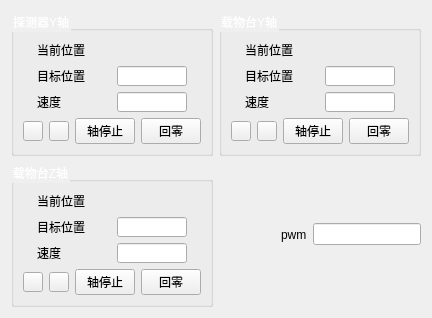
   <widget class="QWidget" name="tab_4">
    <attribute name="title">
     <string>DR</string>
    </attribute>
    <layout class="QGridLayout" name="gridLayout_15">
     <item row="0" column="0">
      <widget class="QGroupBox" name="groupBox_11">
       <property name="styleSheet">
        <string notr="true">QGroupBox::title{
 color: rgb(255, 255, 255);
}</string>
       </property>
       <property name="title">
        <string>探测器Y轴</string>
       </property>
       <layout class="QGridLayout" name="gridLayout_14">
        <item row="0" column="0" colspan="4">
         <layout class="QHBoxLayout" name="horizontalLayout_44">
          <item>
           <widget class="QLabel" name="lb_axisNo4_14">
            <property name="minimumSize">
             <size>
              <width>60</width>
              <height>0</height>
             </size>
            </property>
            <property name="maximumSize">
             <size>
              <width>60</width>
              <height>16777215</height>
             </size>
            </property>
            <property name="text">
             <string>当前位置</string>
            </property>
           </widget>
          </item>
          <item>
           <widget class="QLabel" name="label_10">
            <property name="minimumSize">
             <size>
              <width>70</width>
              <height>20</height>
             </size>
            </property>
            <property name="maximumSize">
             <size>
              <width>70</width>
              <height>20</height>
             </size>
            </property>
            <property name="text">
             <string/>
            </property>
           </widget>
          </item>
         </layout>
        </item>
        <item row="1" column="0" colspan="4">
         <layout class="QHBoxLayout" name="horizontalLayout_45">
          <item>
           <widget class="QLabel" name="lb_pos4_23">
            <property name="minimumSize">
             <size>
              <width>60</width>
              <height>0</height>
             </size>
            </property>
            <property name="maximumSize">
             <size>
              <width>60</width>
              <height>16777215</height>
             </size>
            </property>
            <property name="text">
             <string>目标位置</string>
            </property>
           </widget>
          </item>
          <item>
           <widget class="QLineEdit" name="edit_pos9">
            <property name="minimumSize">
             <size>
              <width>70</width>
              <height>20</height>
             </size>
            </property>
            <property name="maximumSize">
             <size>
              <width>70</width>
              <height>20</height>
             </size>
            </property>
           </widget>
          </item>
         </layout>
        </item>
        <item row="2" column="0" colspan="4">
         <layout class="QHBoxLayout" name="horizontalLayout_46">
          <item>
           <widget class="QLabel" name="lb_pos4_24">
            <property name="minimumSize">
             <size>
              <width>60</width>
              <height>0</height>
             </size>
            </property>
            <property name="maximumSize">
             <size>
              <width>60</width>
              <height>16777215</height>
             </size>
            </property>
            <property name="text">
             <string>速度</string>
            </property>
           </widget>
          </item>
          <item>
           <widget class="QLineEdit" name="speed9">
            <property name="minimumSize">
             <size>
              <width>70</width>
              <height>20</height>
             </size>
            </property>
            <property name="maximumSize">
             <size>
              <width>70</width>
              <height>20</height>
             </size>
            </property>
            <property name="text">
             <string/>
            </property>
           </widget>
          </item>
         </layout>
        </item>
        <item row="3" column="0">
         <widget class="QPushButton" name="btn_left9">
          <property name="minimumSize">
           <size>
            <width>20</width>
            <height>20</height>
           </size>
          </property>
          <property name="maximumSize">
           <size>
            <width>20</width>
            <height>20</height>
           </size>
          </property>
          <property name="text">
           <string/>
          </property>
          <property name="icon">
           <iconset resource="../../Img.qrc">
            <normaloff>:/Resources/img/left.png</normaloff>:/Resources/img/left.png</iconset>
          </property>
         </widget>
        </item>
        <item row="3" column="1">
         <widget class="QPushButton" name="btn_right9">
          <property name="minimumSize">
           <size>
            <width>20</width>
            <height>20</height>
           </size>
          </property>
          <property name="maximumSize">
           <size>
            <width>20</width>
            <height>20</height>
           </size>
          </property>
          <property name="text">
           <string/>
          </property>
          <property name="icon">
           <iconset resource="../../Img.qrc">
            <normaloff>:/Resources/img/right.png</normaloff>:/Resources/img/right.png</iconset>
          </property>
         </widget>
        </item>
        <item row="3" column="2">
         <widget class="QPushButton" name="btn_stop9">
          <property name="minimumSize">
           <size>
            <width>60</width>
            <height>0</height>
           </size>
          </property>
          <property name="maximumSize">
           <size>
            <width>60</width>
            <height>16777215</height>
           </size>
          </property>
          <property name="text">
           <string>轴停止</string>
          </property>
         </widget>
        </item>
        <item row="3" column="3">
         <widget class="QPushButton" name="home9">
          <property name="minimumSize">
           <size>
            <width>60</width>
            <height>0</height>
           </size>
          </property>
          <property name="maximumSize">
           <size>
            <width>60</width>
            <height>16777215</height>
           </size>
          </property>
          <property name="text">
           <string>回零</string>
          </property>
         </widget>
        </item>
       </layout>
      </widget>
     </item>
     <item row="0" column="1">
      <widget class="QGroupBox" name="groupBox_10">
       <property name="styleSheet">
        <string notr="true">QGroupBox::title{
 color: rgb(255, 255, 255);
}</string>
       </property>
       <property name="title">
        <string>载物台Y轴</string>
       </property>
       <layout class="QGridLayout" name="gridLayout_13">
        <item row="0" column="0" colspan="4">
         <layout class="QHBoxLayout" name="horizontalLayout_41">
          <item>
           <widget class="QLabel" name="lb_axisNo4_13">
            <property name="minimumSize">
             <size>
              <width>60</width>
              <height>0</height>
             </size>
            </property>
            <property name="maximumSize">
             <size>
              <width>60</width>
              <height>16777215</height>
             </size>
            </property>
            <property name="text">
             <string>当前位置</string>
            </property>
           </widget>
          </item>
          <item>
           <widget class="QLabel" name="label_11">
            <property name="minimumSize">
             <size>
              <width>70</width>
              <height>20</height>
             </size>
            </property>
            <property name="maximumSize">
             <size>
              <width>70</width>
              <height>20</height>
             </size>
            </property>
            <property name="text">
             <string/>
            </property>
           </widget>
          </item>
         </layout>
        </item>
        <item row="1" column="0" colspan="4">
         <layout class="QHBoxLayout" name="horizontalLayout_42">
          <item>
           <widget class="QLabel" name="lb_pos4_21">
            <property name="minimumSize">
             <size>
              <width>60</width>
              <height>0</height>
             </size>
            </property>
            <property name="maximumSize">
             <size>
              <width>60</width>
              <height>16777215</height>
             </size>
            </property>
            <property name="text">
             <string>目标位置</string>
            </property>
           </widget>
          </item>
          <item>
           <widget class="QLineEdit" name="edit_pos10">
            <property name="minimumSize">
             <size>
              <width>70</width>
              <height>20</height>
             </size>
            </property>
            <property name="maximumSize">
             <size>
              <width>70</width>
              <height>20</height>
             </size>
            </property>
           </widget>
          </item>
         </layout>
        </item>
        <item row="2" column="0" colspan="4">
         <layout class="QHBoxLayout" name="horizontalLayout_43">
          <item>
           <widget class="QLabel" name="lb_pos4_22">
            <property name="minimumSize">
             <size>
              <width>60</width>
              <height>0</height>
             </size>
            </property>
            <property name="maximumSize">
             <size>
              <width>60</width>
              <height>16777215</height>
             </size>
            </property>
            <property name="text">
             <string>速度</string>
            </property>
           </widget>
          </item>
          <item>
           <widget class="QLineEdit" name="speed10">
            <property name="minimumSize">
             <size>
              <width>70</width>
              <height>20</height>
             </size>
            </property>
            <property name="maximumSize">
             <size>
              <width>70</width>
              <height>20</height>
             </size>
            </property>
            <property name="text">
             <string/>
            </property>
           </widget>
          </item>
         </layout>
        </item>
        <item row="3" column="0">
         <widget class="QPushButton" name="btn_left10">
          <property name="minimumSize">
           <size>
            <width>20</width>
            <height>20</height>
           </size>
          </property>
          <property name="maximumSize">
           <size>
            <width>20</width>
            <height>20</height>
           </size>
          </property>
          <property name="text">
           <string/>
          </property>
          <property name="icon">
           <iconset resource="../../Img.qrc">
            <normaloff>:/Resources/img/left.png</normaloff>:/Resources/img/left.png</iconset>
          </property>
         </widget>
        </item>
        <item row="3" column="1">
         <widget class="QPushButton" name="btn_right10">
          <property name="minimumSize">
           <size>
            <width>20</width>
            <height>20</height>
           </size>
          </property>
          <property name="maximumSize">
           <size>
            <width>20</width>
            <height>20</height>
           </size>
          </property>
          <property name="text">
           <string/>
          </property>
          <property name="icon">
           <iconset resource="../../Img.qrc">
            <normaloff>:/Resources/img/right.png</normaloff>:/Resources/img/right.png</iconset>
          </property>
         </widget>
        </item>
        <item row="3" column="2">
         <widget class="QPushButton" name="btn_stop10">
          <property name="minimumSize">
           <size>
            <width>60</width>
            <height>0</height>
           </size>
          </property>
          <property name="maximumSize">
           <size>
            <width>60</width>
            <height>16777215</height>
           </size>
          </property>
          <property name="text">
           <string>轴停止</string>
          </property>
         </widget>
        </item>
        <item row="3" column="3">
         <widget class="QPushButton" name="home10">
          <property name="minimumSize">
           <size>
            <width>60</width>
            <height>0</height>
           </size>
          </property>
          <property name="maximumSize">
           <size>
            <width>60</width>
            <height>16777215</height>
           </size>
          </property>
          <property name="text">
           <string>回零</string>
          </property>
         </widget>
        </item>
       </layout>
      </widget>
     </item>
     <item row="1" column="0">
      <widget class="QGroupBox" name="groupBox_9">
       <property name="styleSheet">
        <string notr="true">QGroupBox::title{
 color: rgb(255, 255, 255);
}</string>
       </property>
       <property name="title">
        <string>载物台Z轴</string>
       </property>
       <layout class="QGridLayout" name="gridLayout_12">
        <item row="0" column="0" colspan="4">
         <layout class="QHBoxLayout" name="horizontalLayout_38">
          <item>
           <widget class="QLabel" name="lb_axisNo4_12">
            <property name="minimumSize">
             <size>
              <width>60</width>
              <height>0</height>
             </size>
            </property>
            <property name="maximumSize">
             <size>
              <width>60</width>
              <height>16777215</height>
             </size>
            </property>
            <property name="text">
             <string>当前位置</string>
            </property>
           </widget>
          </item>
          <item>
           <widget class="QLabel" name="label_12">
            <property name="minimumSize">
             <size>
              <width>70</width>
              <height>20</height>
             </size>
            </property>
            <property name="maximumSize">
             <size>
              <width>70</width>
              <height>20</height>
             </size>
            </property>
            <property name="text">
             <string/>
            </property>
           </widget>
          </item>
         </layout>
        </item>
        <item row="1" column="0" colspan="4">
         <layout class="QHBoxLayout" name="horizontalLayout_39">
          <item>
           <widget class="QLabel" name="lb_pos4_19">
            <property name="minimumSize">
             <size>
              <width>60</width>
              <height>0</height>
             </size>
            </property>
            <property name="maximumSize">
             <size>
              <width>60</width>
              <height>16777215</height>
             </size>
            </property>
            <property name="text">
             <string>目标位置</string>
            </property>
           </widget>
          </item>
          <item>
           <widget class="QLineEdit" name="edit_pos11">
            <property name="minimumSize">
             <size>
              <width>70</width>
              <height>20</height>
             </size>
            </property>
            <property name="maximumSize">
             <size>
              <width>70</width>
              <height>20</height>
             </size>
            </property>
           </widget>
          </item>
         </layout>
        </item>
        <item row="2" column="0" colspan="4">
         <layout class="QHBoxLayout" name="horizontalLayout_40">
          <item>
           <widget class="QLabel" name="lb_pos4_20">
            <property name="minimumSize">
             <size>
              <width>60</width>
              <height>0</height>
             </size>
            </property>
            <property name="maximumSize">
             <size>
              <width>60</width>
              <height>16777215</height>
             </size>
            </property>
            <property name="text">
             <string>速度</string>
            </property>
           </widget>
          </item>
          <item>
           <widget class="QLineEdit" name="speed11">
            <property name="minimumSize">
             <size>
              <width>70</width>
              <height>20</height>
             </size>
            </property>
            <property name="maximumSize">
             <size>
              <width>70</width>
              <height>20</height>
             </size>
            </property>
            <property name="text">
             <string/>
            </property>
           </widget>
          </item>
         </layout>
        </item>
        <item row="3" column="0">
         <widget class="QPushButton" name="btn_left11">
          <property name="minimumSize">
           <size>
            <width>20</width>
            <height>20</height>
           </size>
          </property>
          <property name="maximumSize">
           <size>
            <width>20</width>
            <height>20</height>
           </size>
          </property>
          <property name="text">
           <string/>
          </property>
          <property name="icon">
           <iconset resource="../../Img.qrc">
            <normaloff>:/Resources/img/left.png</normaloff>:/Resources/img/left.png</iconset>
          </property>
         </widget>
        </item>
        <item row="3" column="1">
         <widget class="QPushButton" name="btn_right11">
          <property name="minimumSize">
           <size>
            <width>20</width>
            <height>20</height>
           </size>
          </property>
          <property name="maximumSize">
           <size>
            <width>20</width>
            <height>20</height>
           </size>
          </property>
          <property name="text">
           <string/>
          </property>
          <property name="icon">
           <iconset resource="../../Img.qrc">
            <normaloff>:/Resources/img/right.png</normaloff>:/Resources/img/right.png</iconset>
          </property>
         </widget>
        </item>
        <item row="3" column="2">
         <widget class="QPushButton" name="btn_stop11">
          <property name="minimumSize">
           <size>
            <width>60</width>
            <height>0</height>
           </size>
          </property>
          <property name="maximumSize">
           <size>
            <width>60</width>
            <height>16777215</height>
           </size>
          </property>
          <property name="text">
           <string>轴停止</string>
          </property>
         </widget>
        </item>
        <item row="3" column="3">
         <widget class="QPushButton" name="home11">
          <property name="minimumSize">
           <size>
            <width>60</width>
            <height>0</height>
           </size>
          </property>
          <property name="maximumSize">
           <size>
            <width>60</width>
            <height>16777215</height>
           </size>
          </property>
          <property name="text">
           <string>回零</string>
          </property>
         </widget>
        </item>
       </layout>
      </widget>
     </item>
     <item row="1" column="1">
      <layout class="QHBoxLayout" name="horizontalLayout_2">
       <item>
        <spacer name="horizontalSpacer">
         <property name="orientation">
          <enum>Qt::Horizontal</enum>
         </property>
         <property name="sizeHint" stdset="0">
          <size>
           <width>40</width>
           <height>20</height>
          </size>
         </property>
        </spacer>
       </item>
       <item>
        <widget class="QLabel" name="label_9">
         <property name="text">
          <string>pwm</string>
         </property>
        </widget>
       </item>
       <item>
        <widget class="QLineEdit" name="lineEdit"/>
       </item>
      </layout>
     </item>
    </layout>
   </widget>
